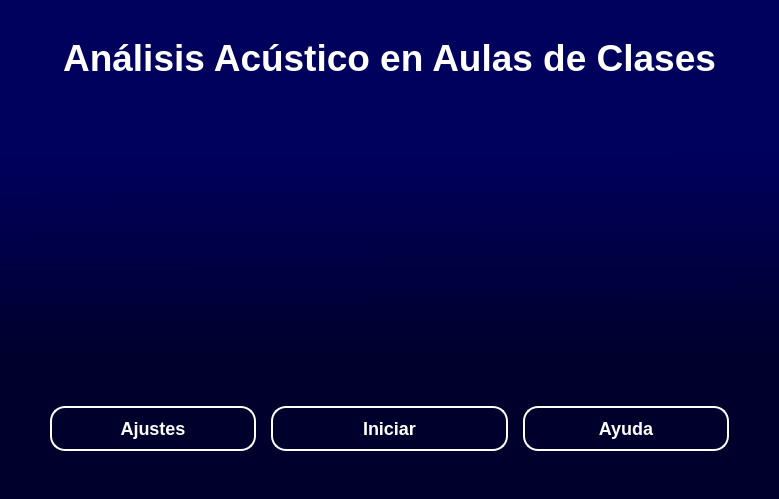
<?xml version="1.0" encoding="UTF-8"?>
<ui version="4.0">
 <class>formVentanaPrincipal</class>
 <widget class="QWidget" name="formVentanaPrincipal">
  <property name="geometry">
   <rect>
    <x>0</x>
    <y>0</y>
    <width>779</width>
    <height>499</height>
   </rect>
  </property>
  <property name="windowTitle">
   <string>Form</string>
  </property>
  <property name="styleSheet">
   <string notr="true">QWidget{
background-color: qlineargradient(spread:pad, x1:0.488, y1:0, x2:0.495, y2:1, stop:0.306818 rgba(0, 0, 93, 255), stop:0.710227 rgba(0, 0, 45, 255))
}
</string>
  </property>
  <layout class="QVBoxLayout" name="verticalLayout">
   <property name="spacing">
    <number>0</number>
   </property>
   <property name="leftMargin">
    <number>0</number>
   </property>
   <property name="topMargin">
    <number>0</number>
   </property>
   <property name="rightMargin">
    <number>0</number>
   </property>
   <property name="bottomMargin">
    <number>0</number>
   </property>
   <item>
    <widget class="QFrame" name="frameMain">
     <property name="styleSheet">
      <string notr="true">

QFrame{
	background-color: transparent;
}
QPushButton {
    background-color: #000000ff;
    border-radius: 20px;
}
QPushButton:hover {
    background-color:  rgba(255, 255, 255, 0.4);
	border-radius: 20px;
}
QPushButton:pressed {
    background-color: white;
	border-radius: 20px;
}</string>
     </property>
     <property name="frameShape">
      <enum>QFrame::NoFrame</enum>
     </property>
     <layout class="QVBoxLayout" name="verticalLayout_2" stretch="5,2">
      <property name="leftMargin">
       <number>0</number>
      </property>
      <property name="topMargin">
       <number>0</number>
      </property>
      <property name="rightMargin">
       <number>0</number>
      </property>
      <property name="bottomMargin">
       <number>0</number>
      </property>
      <item>
       <widget class="QFrame" name="frameMainMiddle">
        <property name="font">
         <font>
          <family>Arial Rounded MT</family>
          <pointsize>26</pointsize>
          <bold>true</bold>
         </font>
        </property>
        <property name="frameShape">
         <enum>QFrame::NoFrame</enum>
        </property>
        <layout class="QVBoxLayout" name="verticalLayout_4" stretch="2,4">
         <property name="spacing">
          <number>0</number>
         </property>
         <property name="leftMargin">
          <number>0</number>
         </property>
         <property name="topMargin">
          <number>0</number>
         </property>
         <property name="rightMargin">
          <number>0</number>
         </property>
         <property name="bottomMargin">
          <number>0</number>
         </property>
         <item>
          <widget class="QLabel" name="labelMainTittle">
           <property name="minimumSize">
            <size>
             <width>0</width>
             <height>110</height>
            </size>
           </property>
           <property name="text">
            <string>&lt;html&gt;&lt;head/&gt;&lt;body&gt;&lt;p align=&quot;center&quot;&gt;&lt;span style=&quot; font-size:28pt; font-weight:700; color:#ffffff;&quot;&gt;Análisis Acústico en Aulas de Clases&lt;/span&gt;&lt;/p&gt;&lt;/body&gt;&lt;/html&gt;</string>
           </property>
          </widget>
         </item>
         <item>
          <widget class="QFrame" name="frameMainImage">
           <property name="minimumSize">
            <size>
             <width>0</width>
             <height>200</height>
            </size>
           </property>
           <property name="frameShape">
            <enum>QFrame::NoFrame</enum>
           </property>
           <layout class="QVBoxLayout" name="verticalLayout_7">
            <item>
             <widget class="QLabel" name="label">
              <property name="minimumSize">
               <size>
                <width>0</width>
                <height>200</height>
               </size>
              </property>
              <property name="text">
               <string/>
              </property>
             </widget>
            </item>
           </layout>
          </widget>
         </item>
        </layout>
       </widget>
      </item>
      <item>
       <widget class="QFrame" name="frameMainBotton">
        <property name="frameShape">
         <enum>QFrame::NoFrame</enum>
        </property>
        <layout class="QHBoxLayout" name="horizontalLayout" stretch="3,3,3">
         <property name="spacing">
          <number>5</number>
         </property>
         <property name="leftMargin">
          <number>0</number>
         </property>
         <property name="topMargin">
          <number>0</number>
         </property>
         <property name="rightMargin">
          <number>0</number>
         </property>
         <property name="bottomMargin">
          <number>0</number>
         </property>
         <item>
          <widget class="QFrame" name="frame_1">
           <property name="styleSheet">
            <string notr="true">QPushButton {
    background-color: transparent;
    border: 2px solid white;
    color: white;
    font-weight: bold;
	font-size: 18px;
    border-radius: 15px;
    padding: 10px;
}
QPushButton:hover {
    background-color: rgba(255, 255, 255, 0.2);
}
QPushButton:pressed {
    background-color: rgba(255, 255, 255, 0.4);
}</string>
           </property>
           <property name="frameShape">
            <enum>QFrame::NoFrame</enum>
           </property>
           <layout class="QVBoxLayout" name="verticalLayout_6">
            <property name="leftMargin">
             <number>50</number>
            </property>
            <property name="rightMargin">
             <number>0</number>
            </property>
            <item>
             <widget class="QPushButton" name="bottonAjustes">
              <property name="text">
               <string>Ajustes</string>
              </property>
             </widget>
            </item>
           </layout>
          </widget>
         </item>
         <item>
          <widget class="QFrame" name="frame_2">
           <property name="styleSheet">
            <string notr="true">QPushButton {
    background-color: transparent;
    border: 2px solid white;
    color: white;
    font-weight: bold;
	font-size: 18px;
    border-radius: 15px;
    padding: 10px;
}
QPushButton:hover {
    background-color: rgba(255, 255, 255, 0.2);
}
QPushButton:pressed {
    background-color: rgba(255, 255, 255, 0.4);
}</string>
           </property>
           <property name="frameShape">
            <enum>QFrame::NoFrame</enum>
           </property>
           <layout class="QVBoxLayout" name="verticalLayout_5" stretch="0">
            <property name="spacing">
             <number>0</number>
            </property>
            <property name="leftMargin">
             <number>10</number>
            </property>
            <property name="topMargin">
             <number>0</number>
            </property>
            <property name="rightMargin">
             <number>10</number>
            </property>
            <property name="bottomMargin">
             <number>0</number>
            </property>
            <item>
             <widget class="QPushButton" name="botonIniciar">
              <property name="text">
               <string>Iniciar</string>
              </property>
             </widget>
            </item>
           </layout>
          </widget>
         </item>
         <item>
          <widget class="QFrame" name="frame_3">
           <property name="styleSheet">
            <string notr="true">QPushButton {
    background-color: transparent;
    border: 2px solid white;
    color: white;
    font-weight: bold;
	font-size: 18px;
    border-radius: 15px;
    padding: 10px;
}
QPushButton:hover {
    background-color: rgba(255, 255, 255, 0.2);
}
QPushButton:pressed {
    background-color: rgba(255, 255, 255, 0.4);
}</string>
           </property>
           <property name="frameShape">
            <enum>QFrame::NoFrame</enum>
           </property>
           <layout class="QVBoxLayout" name="verticalLayout_3">
            <property name="leftMargin">
             <number>0</number>
            </property>
            <property name="rightMargin">
             <number>50</number>
            </property>
            <item>
             <widget class="QPushButton" name="botonAyuda">
              <property name="text">
               <string>Ayuda</string>
              </property>
             </widget>
            </item>
           </layout>
          </widget>
         </item>
        </layout>
       </widget>
      </item>
     </layout>
    </widget>
   </item>
  </layout>
 </widget>
 <resources/>
 <connections/>
</ui>
